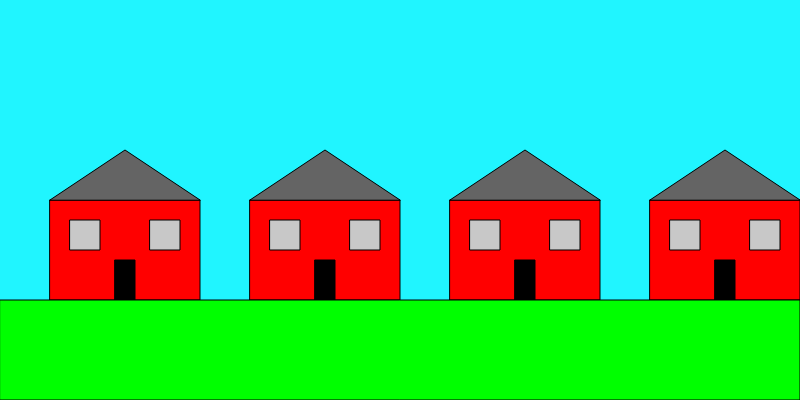
Frame 1 (no input)
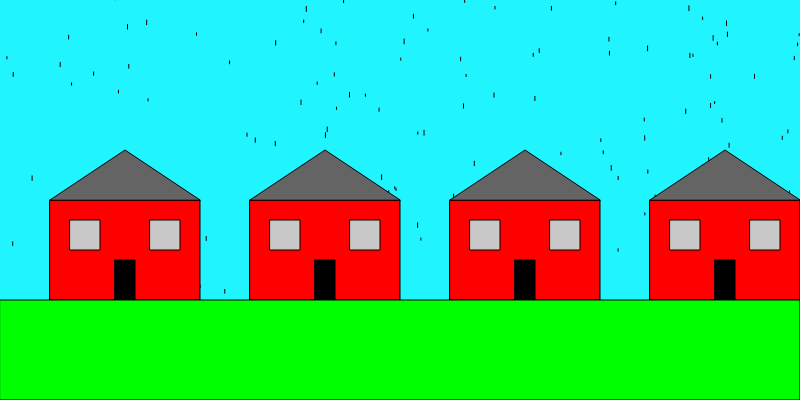
Frame 60 (no input)
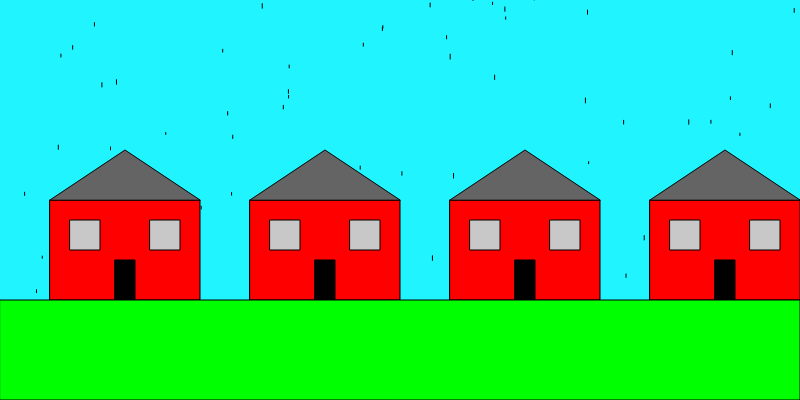
Frame 120 (the mouse pressed at the canvas centre since frame 60)

The p5.js sketch that drew these frames (run headless with seeded random() and noise() and a simulated clock; from frame 60 on, the mouse is pressed at the canvas centre):

// p5.js sketch
// ── sketch.js
let drops = [];

function setup() {
  createCanvas(800, 400);
  
  for (let i = 0; i < 200; i++) {
    drops.push(new Raindrop());

  }
}

function draw() {
  background(32, 245, 255);
  
  for (let drop of drops) {
    drop.update();
    drop.display();
  }
  
  drawHouse(50, 300, 150, 100);
  drawHouse(250, 300, 150, 100);
  drawHouse(450, 300, 150, 100);
  drawHouse(650, 300, 150, 100);
  fill(0, 255, 0);
  rect(0, 300, 800, 100);
  noStroke();
}

function drawHouse(x, y, width, height) {
  fill(255, 0, 0);
  rect(x, y - height, width, height);
  fill(100);
  triangle(x, y - height, x + width / 2, y - height - 50, x + width, y - height);
  fill(0);
  rect(x + width / 2 - 10, y - 40, 20, 40);
  fill(200);
  rect(x + 20, y - height + 20, 30, 30);
  rect(x + width - 50, y - height + 20, 30, 30);
}

class Raindrop {
    constructor() {
      this.x = random(width); 
      this.y = random(-500, -50); 
      this.speedY = random(5, 10); 
      this.size = random(2, 5);
      this.wind = random(-2, 2); 
      this.color = fill(0,0,255);
    }
    
    update() {
      this.y += this.speedY; 
      this.x += this.wind; 
      
      if (this.y > height) {
        this.y = random(-500, -50);
        this.x = random(width);
      }
      
    
      if (this.x > width) {
        this.x = 0;
      } else if (this.x < 0) {
        this.x = width;
      }
    }
    
    display() {
      stroke(0);
      line(this.x, this.y, this.x, this.y + this.size, this.color);
    }
  }
